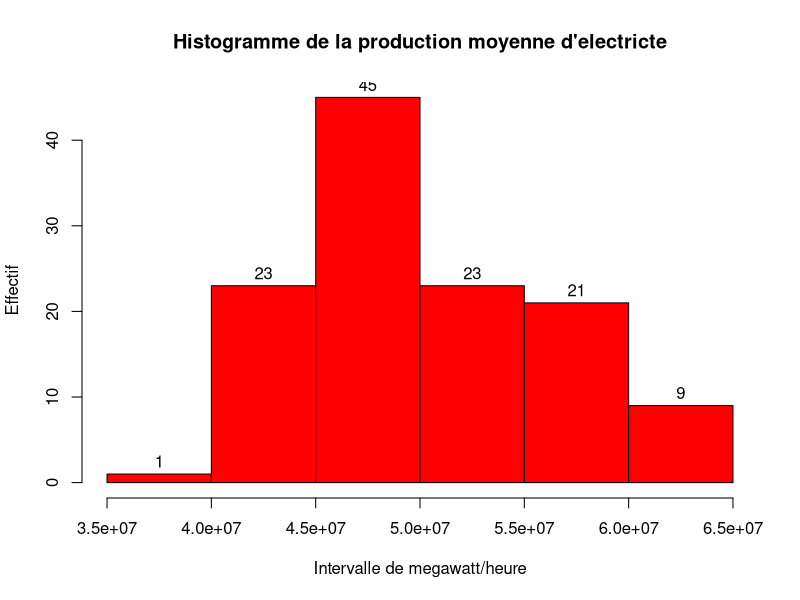
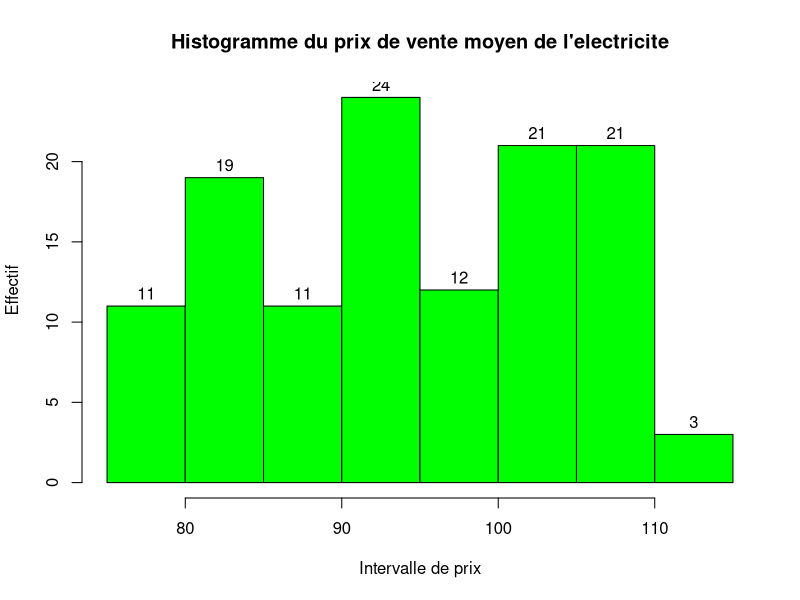
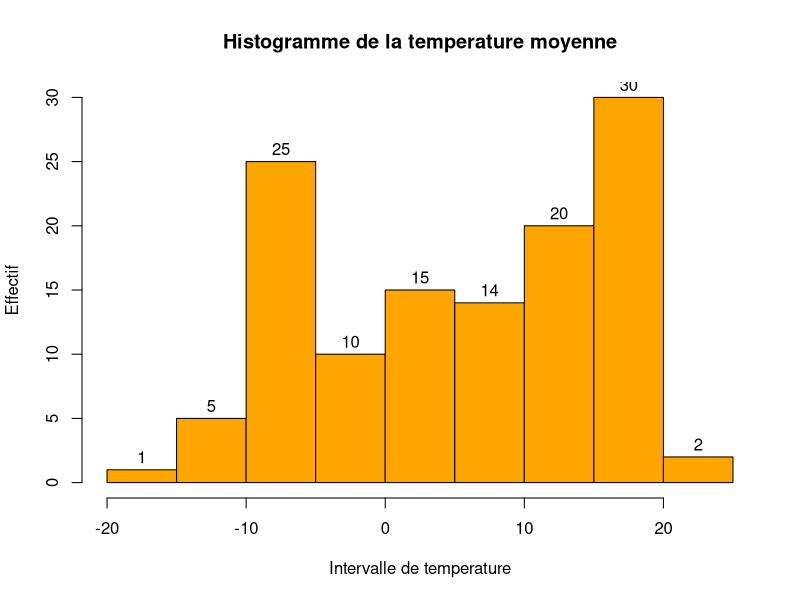
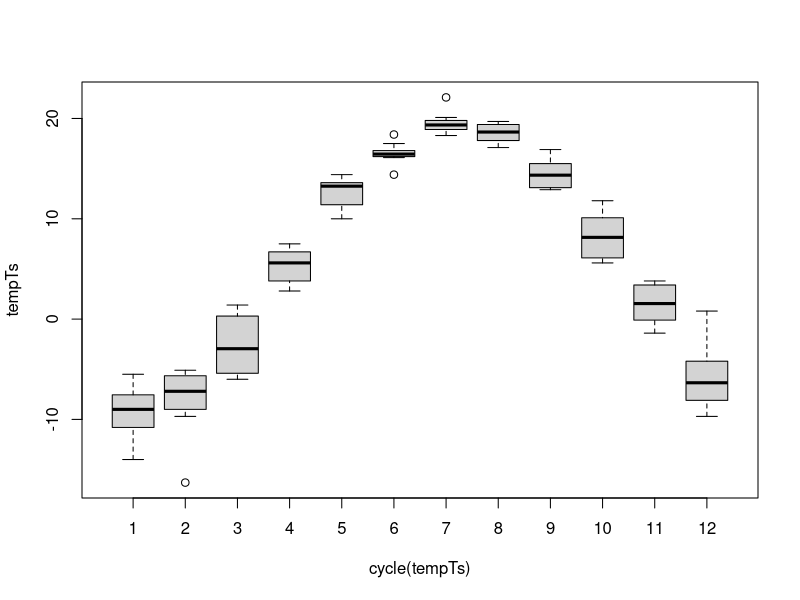
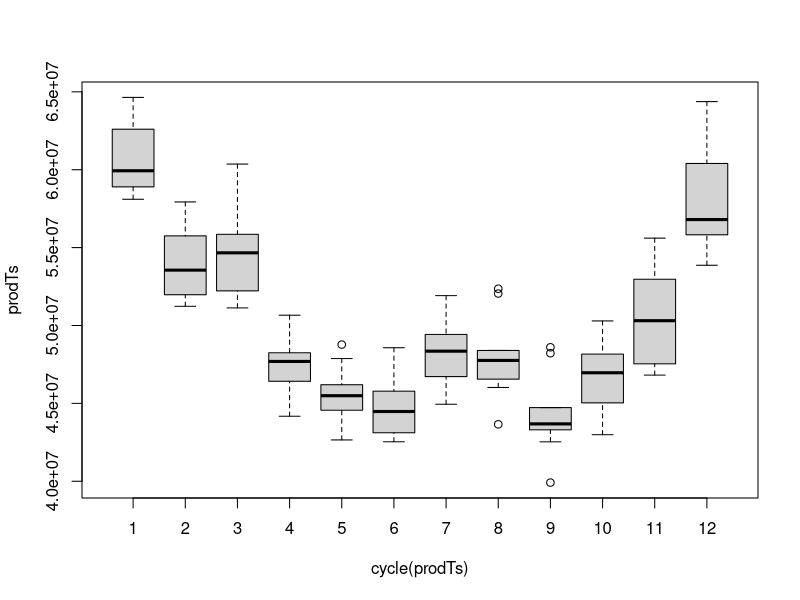
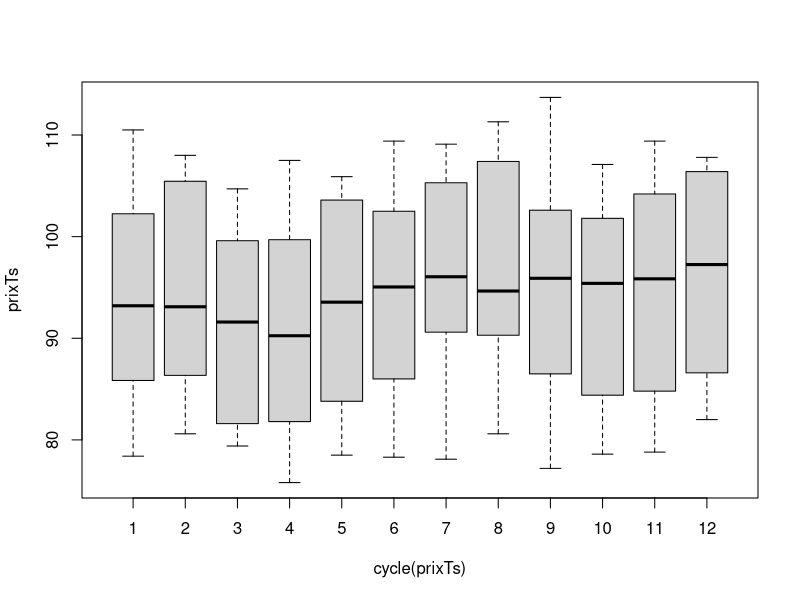
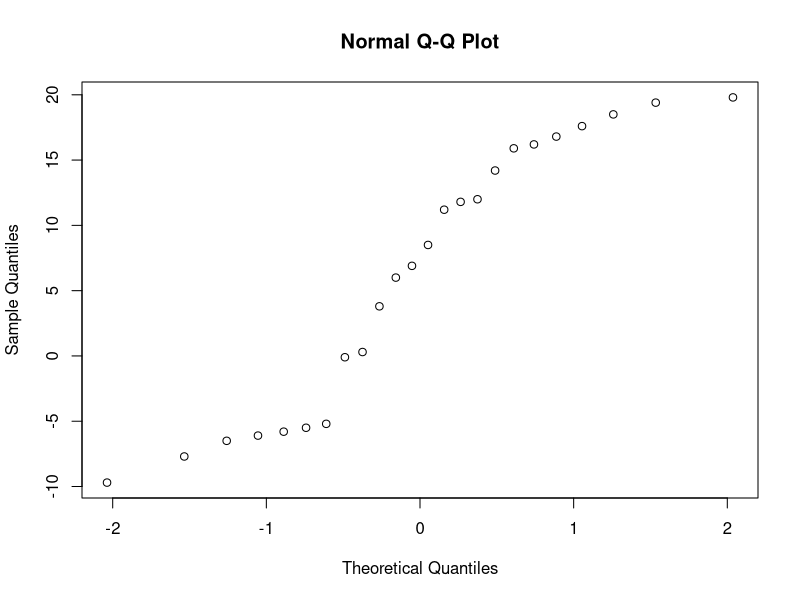
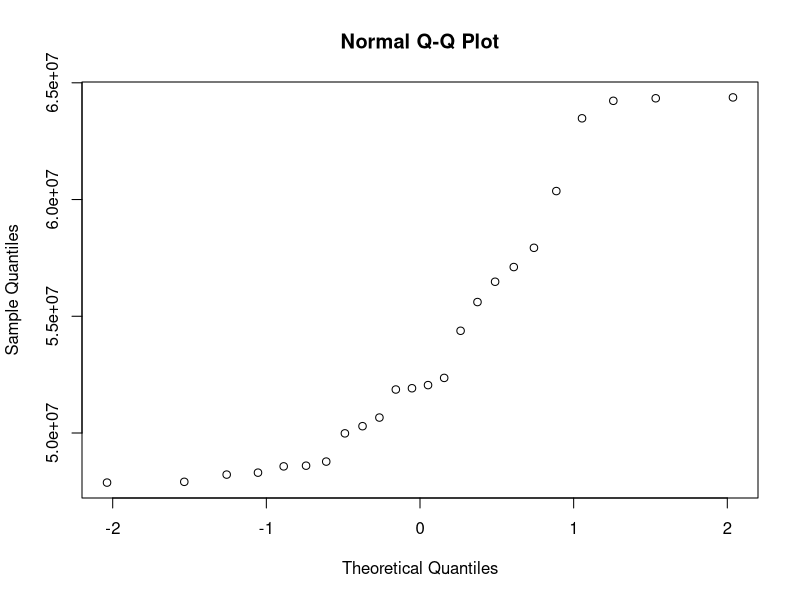

The R script that drew these images, in order: (Note: this script raises an error after producing the figures.)
library(lubridate)
setwd(dir="C:\\Users\\marca\\Desktop\\MH2302D")


donneesTot <- read.csv("BonnesDonnes.csv")

#colnames(donnees) <- c('id','date','prod','temp','prix')

donneesTot$date<-as.Date(donneesTot$date)

donneesTot$annee <- as.factor(year(donneesTot$date))

#Preparation des donnees sous formes de Time series pour analyse de la cyclicique et de l'auto correlation
tempTs <- ts(donneesTot$temp, start = c(2008, 1), end=c(2018, 2), frequency = 12)
prodTs <- ts(donneesTot$prod, start = c(2008, 1), end=c(2018, 2), frequency = 12)
prixTs <- ts(donneesTot$prix, start = c(2008, 1), end=c(2018, 2), frequency = 12)

#Selection des annees a observer
donnees <- donneesTot[which(donneesTot$annee == 2016 |donneesTot$annee == 2017),]





############################ Histogramme des variables #########################
#Aka distribution des donnees

#histogramme de la quantite d'electricite
hist( donneesTot$prod,col="red",main="Histogramme de la production moyenne d'electricte",
      xlab="Intervalle de megawatt/heure",ylab="Effectif", labels = T)

#Histogramme du prix de l'electricite
hist( donneesTot$prix,col="green",main="Histogramme du prix de vente moyen de l'electricite",
      xlab="Intervalle de prix",ylab="Effectif", labels = T)

#Histogramme de la temperature
hist( donneesTot$temp,col="orange",main="Histogramme de la temperature moyenne",
      xlab="Intervalle de temperature",ylab="Effectif", labels = T)






#Illustration du cycle de la temperature et de la production d'electricite

boxplot(tempTs~cycle(tempTs))

boxplot(prodTs~cycle(prodTs))

boxplot(prixTs~cycle(prixTs))





##### Tests de normalite

#Test normalite temperature
shapiro.test(donnees$temp)
qqnorm(donnees$temp)
#Test normalite Production
shapiro.test(donnees$prod)
qqnorm(donnees$prod)
#test Normalite prix
shapiro.test(donnees$prix)
qqnorm(donnees$prix)

# Temperature et production ne suivent pas une loi normale, le prix peut etre


#variance et moyenne
#temp
var(donnees$temp)
mean(donnees$temp)

#prod
var(donnees$prod)
mean(donnees$prod)

#prix
var(donnees$prix)
mean(donnees$prix)


#Analyse en time series :
#Production Electrique :

#TestDickers
lambda <- BoxCox.lambda(tempTs)
plot.ts(BoxCox(tempTs, lambda = lambda))
T_tempTs <- BoxCox(tempTs, lambda = lambda)
T_tempTs_d <- diff(T_tempTs)

adf.test(T_tempTs_d, alternative="stationary", k=0)

acf(T_tempTs_d)

pacf(T_tempTs_d)

#Construction du modele ARIMA
fit <- arima(tempTs, c(0, 0, 0),seasonal = list(order = c(3, 0, 0), period = 12) )
fit
plot(forecast(fit,h=120))

########Generation des relations et regression polynomiale

# Temp et prod

str(donnees)
ggplot(donnees, aes(x = temp, y = prod))+geom_point()+geom_smooth()

model <- lm(donnees$prod ~ poly(donnees$temp,3))

plot(model)
summary(model)

head(donnees,12)

# Prix et temp
ggplot(donnees, aes(x = temp, y = prix))+geom_point()+geom_smooth()
# Ne donne rien

#Polynomiale
modelTempPrix <- lm(donnees$prix ~ poly(donnees$temp,3))
summary(modelTempPrix)

#On voit ici que ca marche pas tant

#Generation d'un modele time series pour temp et prod :






